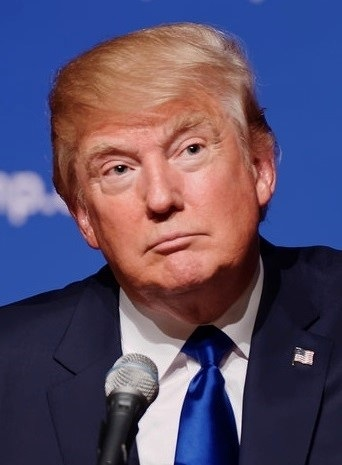
#> input picture image_examples/Trump.jpg, 342 x 465 px
$ jupyter execute 'Face and Eye Detection using HAAR Cascade Classifiers.ipynb'
#> lines starting #> are read from the running program, lines starting #| are printed output that depends on the picture
# Face Detection using Haar cascade classifier

[cell 1]
# importing Libraries which going to be used
import numpy as np
import cv2 as cv

[cell 2]
# We point OpenCV's CascadeClassifier function to where our
# classifier (XML file format) is stored
face_classifier = cv.CascadeClassifier('Haarcascades/haarcascade_frontalface_default.xml')

[cell 3]
# Load our image
image = cv.imread('image_examples/Trump.jpg')
#> image is the input picture: shape (465, 342, 3); mean B, G, R 104.9, 77.8, 89.5

[cell 4]
#then converting it to grayscale
gray = cv.cvtColor(image, cv.COLOR_BGR2GRAY)
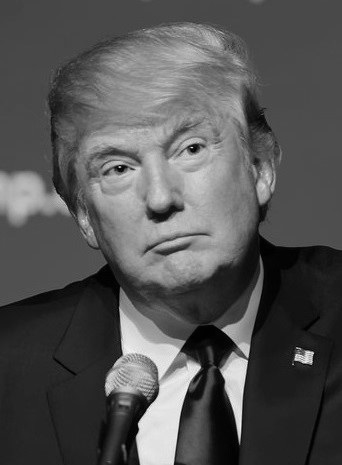
#> gray: shape (465, 342); min 0, max 252, mean 84.4

[cell 5]
# Our classifier returns the ROI of the detected face as a tuple
# It stores the top left coordinate and the bottom right coordiantes
faces = face_classifier.detectMultiScale(gray, 1.3, 5)
#> faces = [[53, 70, 215, 215]]

[cell 6]
# When no faces detected, face_classifier returns and empty tuple
if faces in ():
     print("No faces Found")

[cell 7]
# We iterate through our faces array and draw a rectangle
# over each face in faces
for(x,y,w,h) in faces:
    cv.rectangle(image, (x,y), (x+w,y+h), (127,0,255), 2)
    cv.imshow('Face Detection', image)
    cv.waitKey(0)
#> this loop made 1 pass
#> pass 1, `cv.imshow('Face Detection', image)`:
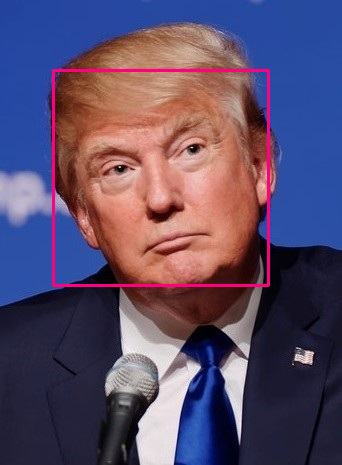
#> window 'Face Detection': shape (465, 342, 3); mean B, G, R 105.6, 76.7, 92.3

cv.destroyAllWindows()

# Combining face and eye detection

[cell 8]
import numpy as np
import cv2 as cv

# We point OpenCV's CascadeClassifier function to where our
# classifier (XML file format) is stored
face_classifier = cv.CascadeClassifier('Haarcascades/haarcascade_frontalface_default.xml')
eye_classifier = cv.CascadeClassifier('Haarcascades/haarcascade_eye.xml')

[cell 9]
#Load our image
img = cv.imread('image_examples/elephant.jpg')
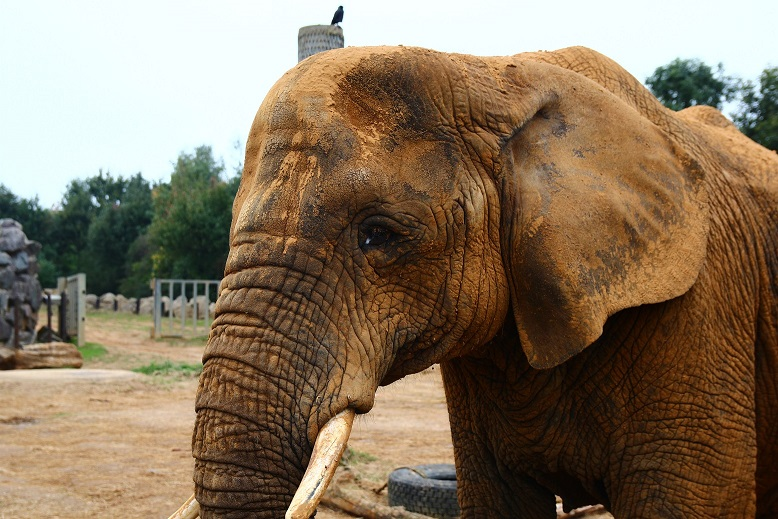
#> input picture image_examples/elephant.jpg, 778 x 519 px
#> img is the input picture: shape (519, 778, 3); mean B, G, R 95.2, 117.2, 135.3

[cell 10]
#Converting it into Gray Scale
gray = cv.cvtColor(img, cv.COLOR_BGR2GRAY)
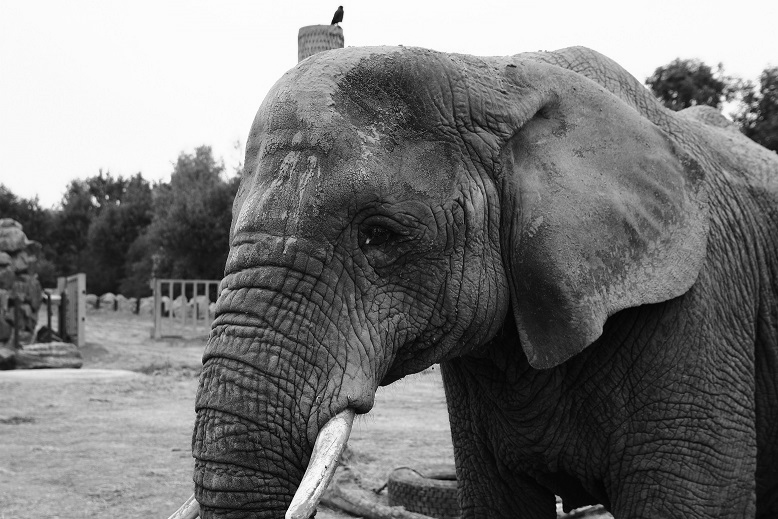
#> gray: shape (519, 778); min 0, max 255, mean 120.1

[cell 11]
# Our classifier returns the ROI of the detected face as a tuple
# It stores the top left coordinate and the bottom right coordiantes
faces = face_classifier.detectMultiScale(gray, 1.3, 5)
#> faces = ()

[cell 12]
#Checking whether a face is detected or not through the Classifier
if faces in ():
     print("No faces Found")

[cell 13]
# We iterate through our faces array and draw a rectangle
# over each face in faces
#then we crop out the face detection and start detecting for the eye pressent in the crop out image
for(x,y,w,h) in faces:
    cv.rectangle(img, (x,y), (x+w,y+h), (127,0,255), 2)
    cv.imshow('img', img)
    cv.waitKey(0)
    roi_gray = gray[y:y+h, x:x+w]
    roi_color = img[y:y+h, x:x+w]
    eyes = eye_classifier.detectMultiScale(roi_gray)
    for (ex, ey, ew, eh) in eyes:
        cv.rectangle(roi_color, (ex, ey), (ex+ew, ey+eh),(255,255,0),2)
        cv.imshow('img',img)
        cv.waitKey(0)
#> this loop made 0 passes

cv.destroyAllWindows()
